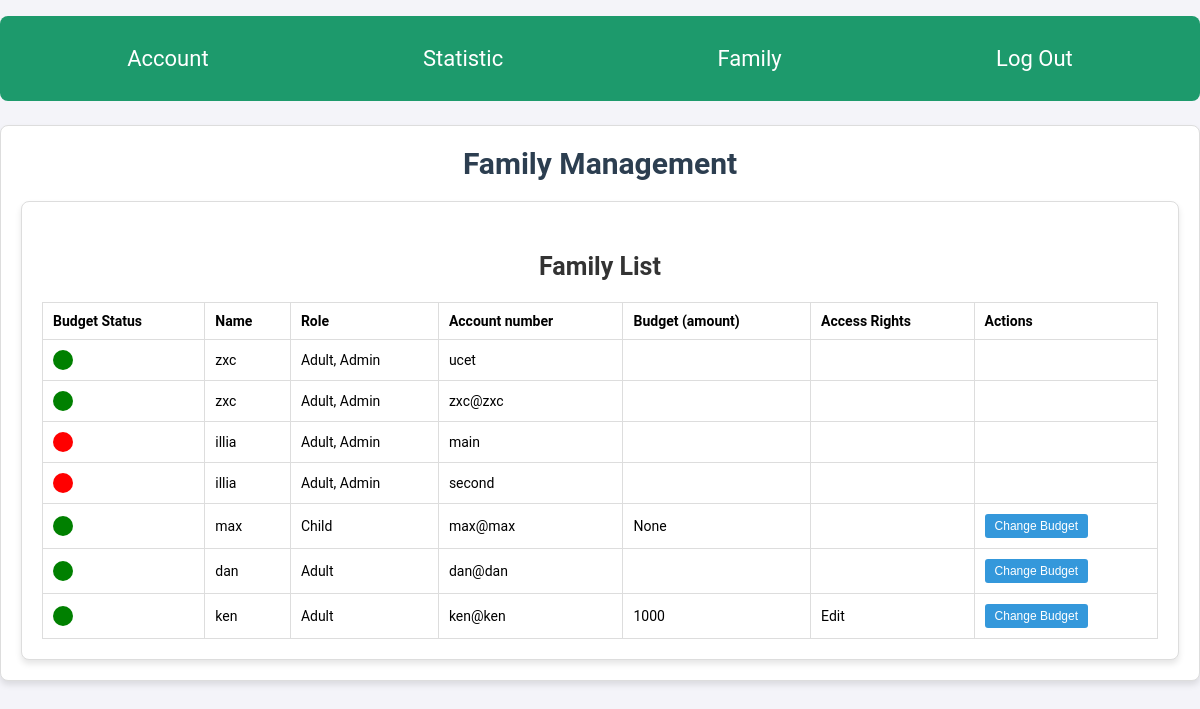
The app's page /auth/family (signed in) with its own data.
### tables this page shows
CREATE TABLE User (
user_id INTEGER PRIMARY KEY AUTOINCREMENT, username TEXT UNIQUE NOT NULL, fullName TEXT NOT NULL, email TEXT UNIQUE, creationDate DATE DEFAULT (CURRENT_DATE), password TEXT NOT NULL);

### app/views/auth.py (the view, shortened to what this page needs)
@auth.route('/auth/family', methods=["GET", "POST"])
@authentication
def family():
    session_user = get_user_data(session['user'])
    list_of_users = get_all_users()
    list_of_users = get_all_users()
    return render_template("/mainpage/family.html",
                           session_user=session_user,
                           role=session_user.get_roles(), is_limit_exceeded=is_limit_exceeded,
                           right=session_user.get_rights(), users=list_of_users)

### app/modules/User.py (called while the page is built)
    def get_roles(self):
        return self.roles

    def get_rights(self):
        return self.accessRights

    def add_role(self,role):
        self.roles.append(role)

### app/service/transaction_service.py (called while the page is built)
def get_account_info(user_id):
    conn = sqlite3.connect('database/data.db')
    cursor = conn.cursor()
    if isinstance(user_id, tuple):
        user_id = user_id[0]
    try:
        accounts = cursor.execute('''SELECT name,balance,account_id FROM Account WHERE user_id = ?''', (user_id,)).fetchall()
        conn.commit()
    except sqlite3.Error as e:
        print(f" function account info: {e}")
    conn.close()
    return accounts

def get_account_summary(account_id):
    conn = sqlite3.connect('database/data.db')
    cursor = conn.cursor()
    if isinstance(account_id, tuple):
        account_id = account_id[0]
    try:
        income = cursor.execute("""
            SELECT SUM(amount)
            FROM Transactions
            WHERE type = 'income' AND to_account_id = ?
        """, (account_id,)).fetchone()[0] or 0
        outcome = cursor.execute("""
            SELECT SUM(amount)
            FROM Transactions
            WHERE type = 'outcome' AND from_account_id = ?
        """, (account_id,)).fetchone()[0] or 0
    except sqlite3.Error as e:
        print(f"Error calculating income and outcome: {e}")
        income, outcome = 0, 0
    finally:
        conn.close()
    return {"income": income, "outcome": outcome}

### app/views/auth.py (called while the page is built)
def authentication(f):
    @wraps(f)
    def wraper(*args, **kwargs):
        if 'user' in session:
            return f(*args, **kwargs)
        else:
            return redirect('/homepage/sign_in')
    return wraper

def is_limit_exceeded(user_id):
    outcome = get_account_summary(get_account_info(user_id)[0][2])["outcome"]
    budget = get_user_data(user_id).budget
    if budget and outcome:
        return outcome > budget
    else:
        print(f"is limit exceeded error: budget = {budget}, outcome = {outcome}")

### app/templates/mainpage/family.html (shortened to what this page needs)
{% extends 'main.html' %}
{%block content%}
<section id="family">
    <h1>Family Management</h1>
    <div class="hidden-form" id="add-family-member">
    <div class="family-list">
      <h2>Family List</h2>
      <table>
        <thead>
        <tr>
          <th>Budget Status</th>
          <th>Name</th>
          <th>Role</th>
          <th>Account number</th>
          <th>Budget (amount)</th>
          <th>Access Rights</th>
          <th>Actions</th>
        </tr>
        </thead>
        {% for user in users %}
        <tbody>
        <tr>
          <td><div class="circle {% if is_limit_exceeded(user.uid) %}red{% else %}green{% endif %}"></div></td>
          <td>{{user.fullname}}</td>
          <td>{{user.roles | join(', ') }}</td>
          <td>{{user.account}}</td>
          <td>{% if "Admin" in role or session_user.uid == user.uid or "Child" in user.roles %} {{user.budget}} {% endif %}</td>
          <td>{% if "Admin" in role or session_user.uid == user.uid or "Child" in user.roles %} {{user.accessRights | join(', ') }} {% endif %}</td>
          <td>
                {% if ("Edit" in right or session_user.uid == user.uid) and "Admin" not in user.roles %}
                <button class="edit-budget" data-userid="{{ user.uid }}">Change Budget</button>
                {% endif %}
        </td>
      </tr>
        </tbody>
        {%endfor%}
    </div>
  </section>
{%endblock%}

### app/templates/main.html (shortened to what this page needs)
<html>
<head>
  <link rel="stylesheet" href="{{ url_for('static', filename='css/style.css') }}">
</head>
<body>
    <nav id="navigation">
      <a href="{{ url_for('auth.account') }}">Account</a>
      <a href="{{ url_for('auth.statistic') }}">Statistic</a>
      <a href="{{ url_for('auth.family') }}">Family</a>
      <a href="{{ url_for('auth.log_out') }}">Log Out</a>
    </nav>
    <main>
    {%block content%}
    {%endblock%}
    </main>
</body>
</html>

### app/static/css/style.css (style rules this page uses)
:root { --font-size: 20px }
* { margin: 0; padding: 0; box-sizing: border-box; }
body { font-family: "Roboto", sans-serif; margin:auto; background-color: #f4f4f9; max-width: 1200px; clear: both; }
nav { margin-top: 1rem; margin-bottom: 1.5rem; padding: 20px 20px; border-radius: 8px; ist-style: none; display: flex; background: #1D9A6C; justify-content:space-around; }
.circle { width: 20px; height: 20px; border-radius: 50%; display:inline-block }
.red { background-color: red; }
.green { background-color: green; }
td { justify-items:center; }
nav a { text-decoration: none; font-size: 22px; border-radius: 4px; color: white; padding: 10px 15px; background: none; transition: background-color 0.3s; }
section,.hidden-form { background: #fff; border: 1px solid #ddd; padding: 20px; border-radius: 8px; box-shadow: 0 4px 6px rgba(0, 0, 0, 0.1); margin-top: 20px; }
section h1 { text-align: center; color: #2c3e50; margin-bottom: 5px; font-size: 30px; }
h2 { font-size: 25px; margin-bottom: 8px; line-height: 2.0; color: #333333; text-align: center; }
button { padding: 10px 20px; font-size: 14px; color: #fff; background-color: #3498db; border: none; border-radius: 4px; cursor: pointer; }
.transaction-history, .family-list { background: #fff; margin-top: 20px; }
.transaction-history table, table { width: 100%; border-collapse: collapse; margin-top: 10px; }
.transaction-history th, .transaction-history td, th, td { border: 1px solid #ddd; padding: 10px; text-align: left; font-size: 14px; }
.transaction-history td button , td button { padding: 5px 10px; font-size: 12px; color: #fff; border: none; border-radius: 3px; cursor: pointer; }
.transaction-history td button.edit, td button { background-color: #3498db; }

### records on screen
User: fullname "zxc", roles "Adult, Admin", account "ucet", account "zxc@zxc"
User: fullname "illia", roles "Adult, Admin", account "main", account "second"
User: fullname "max", roles "Child", account "max@max", budget "None"
User: fullname "dan", roles "Adult", account "dan@dan"
User: fullname "ken", roles "Adult", account "ken@ken", budget "1000", accessRights "Edit"
